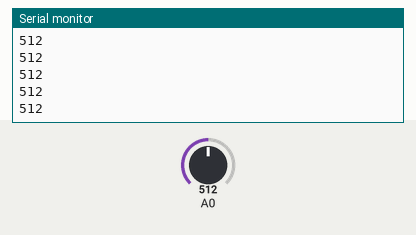
A sketch run on a simulated Arduino Uno, built with avr-gcc and run on an emulated ATmega328P. Parts: the last lines printed to the serial monitor. The inputs (shaded band) are chosen by the test bench; at power-on: A0 = 512.

Above: at 1.2 s.
1.3 s: A0 set to 716
At 2.4 s:
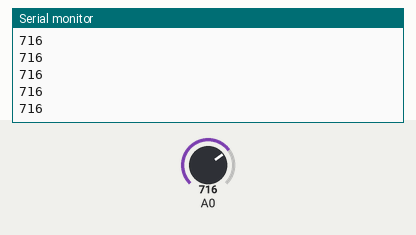
2.8 s: A0 set to 900
At 3.4 s:
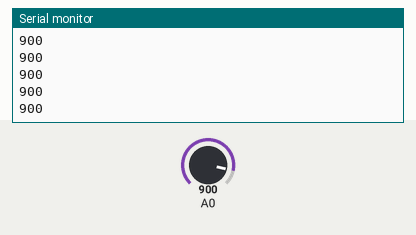
Timing chart, 0 to 5.8 s (numbered marks = the images above; inputs shaded):
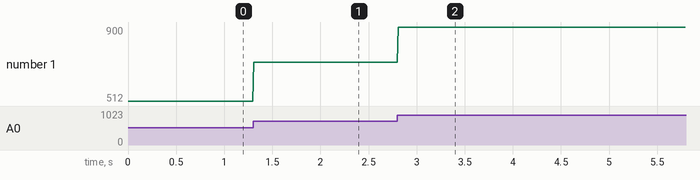

Measured:
- after the input at 1.3 s, the serial monitor: prints a new line at once (image 1)
- after the input at 2.8 s, the serial monitor: prints a new line at once (image 2)
- plotted number 1: 512 → 716 after the input at 1.3 s, 716 → 900 after the input at 2.8 s

The sketch:

arduino-to-processing.pde
```cpp
/*
 * Minimal code for communicating Arduino with Processing
 *
 * for the Processing and the Arduino environments
 * Author: Alvaro Castro-Castilla
 * Date: 22 November 2010
 */

/// Código de arduino

void setup() {
	// inicializar las comunicaciones
	Serial.begin(9600);
}

void loop() {
	// enviar los datos (en este caso enviamos lo que se encuentra en el pin A0)
	Serial.println(analogRead(A0));
	// esperar 10 milisegundos, para que se estabilice (paso necesario)
	delay(10);
}

/// Código de processing

/*
import processing.serial.*;

// El puerto serie, por donde las comunicaciones se van a producir
Serial port;

void setup () {
	///
	/// <---- PON AQUÍ EL CÓDIGO DE SETUP (INICIALIZACIÓN) QUE QUIERAS
	///

	// abrir el puerto serie para las comunicaciones
	port = new Serial(this, Serial.list()[0], 9600);

	// le dice a Processing que lea los datos que envía Arduino hasta el salto de línea
	port.bufferUntil('\n');
}

void draw () {
	// AHORA EL CÓDIGO DE DIBUJADO IRÁ EN serialEvent, no aquí, para que se dibuje cuando
	// lleguen datos del Arduino
}

void serialEvent (Serial port) {

	// leer los datos que envía Arduino hasta el salto de línea
	String inString = port.readStringUntil('\n');

	// si hay datos, hace las siguientes operaciones:
	if (inString != null) {
		// eliminar espacios en blanco
		inString = trim(inString);
		// convierte los datos de entrada en número (float) usables
		float inByte = float(inString);

		// OPCIONAL: nos aseguramos de que los valores que vienen en el rango 0-1023, se mappeen
		// al rango que queramos, en este caso, desde cero hasta la altura del espacio de dibujo
		inByte = map(inByte, 0, 1023, 0, height);

		///
		/// <---- PON AQUÍ EL CÓDIGO DE DRAW (CICLO DE DIBUJADO) QUE QUIERAS
		///

	}
}
*/
```
